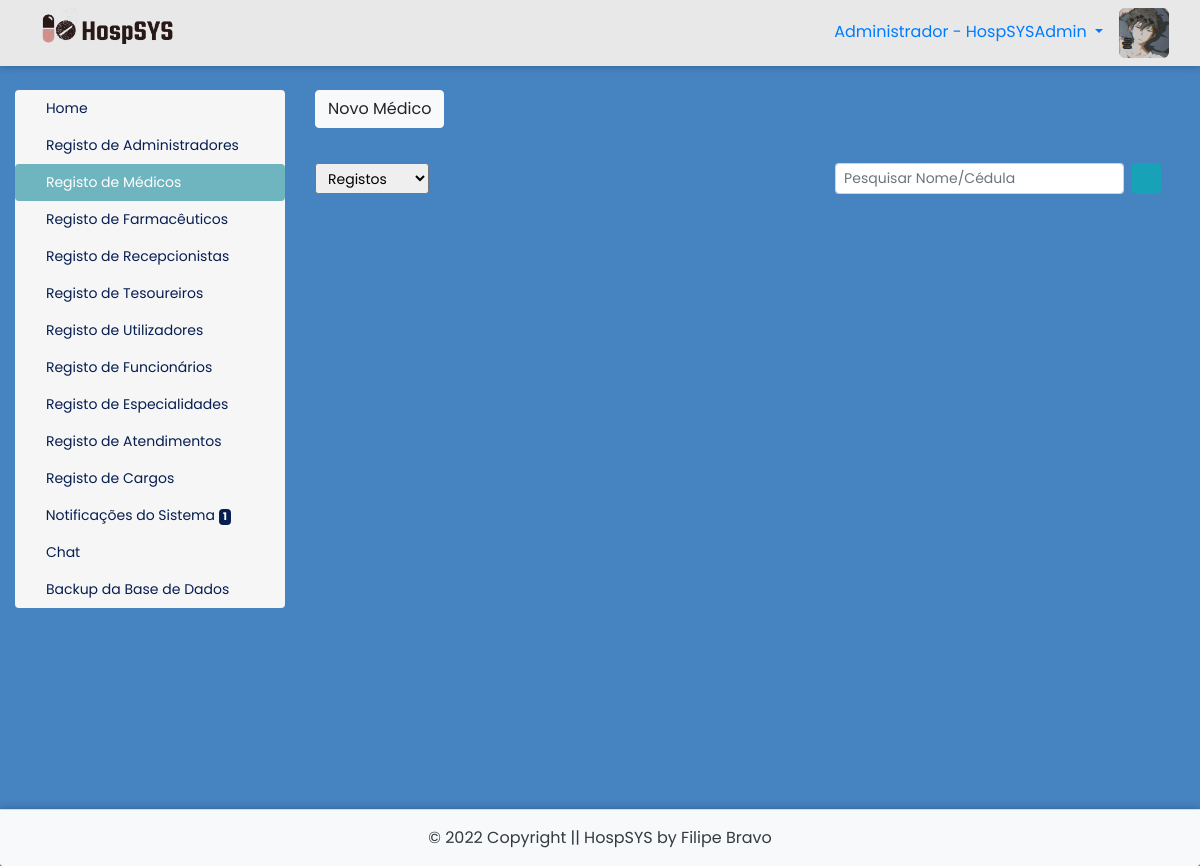
The page /painel-adm/index.php?acao=medicos (signed in) on the database its author committed.
### tables this page shows
CREATE TABLE `utilizadores` (
  `id` int(11) NOT NULL AUTO_INCREMENT,
  `nome` varchar(30) NOT NULL,
  `email` varchar(40) NOT NULL,
  `nif` varchar(20) NOT NULL,
  `cc` varchar(20) NOT NULL,
  `telefone` varchar(20) NOT NULL,
  `data_nascimento` date NOT NULL,
  `data_entrada` date DEFAULT NULL,
  `cedula` varchar(20) DEFAULT NULL,
  `especialidade` int(11) DEFAULT NULL,
  `consultorio` varchar(40) DEFAULT NULL,
  `password` varchar(200) NOT NULL,
  `nivel` varchar(25) NOT NULL,
  `foto` varchar(150) DEFAULT NULL,
  `code` int(50) NOT NULL,
  `status` varchar(30) NOT NULL,
  `estado_conta` varchar(15) NOT NULL,
  PRIMARY KEY (`id`),
  KEY `especialidade` (`especialidade`),
  CONSTRAINT `utilizadores_ibfk_1` FOREIGN KEY (`especialidade`) REFERENCES `especialidades` (`id`) ON DELETE CASCADE
);

### painel-adm/consultas-notificacoes.php (called while the page is built)
<?php
		$res_1 = $pdo->query("SELECT * from remedios where stock <= '$nivel_stock'");
		$dados_1 = $res_1->fetchAll(PDO::FETCH_ASSOC);
		$valor_1 = count($dados_1);
		if($valor_1 > 0){
			$itens_1 = 1;
		}
		else
		{
			$itens_1 = 0;
		}
		$res_2 = $pdo->query("SELECT * from contas_receber where vencimento = curDate() and forma_pagamento is null");
		$dados_2 = $res_2->fetchAll(PDO::FETCH_ASSOC);
		$valor_2 = count($dados_2);
		if($valor_2 > 0){
			$itens_2 = 1;
		}
		else
		{
			$itens_2 = 0;
		}
		$res_3 = $pdo->query("SELECT * from contas_pagar where vencimento = curDate() and pago != 'Sim'");
		$dados_3 = $res_3->fetchAll(PDO::FETCH_ASSOC);
		$valor_3 = count($dados_3);
		if($valor_3 > 0){
			$itens_3 = 1;
		}
		else
		{
			$itens_3 = 0;
		}
		$res_4 = $pdo->query("SELECT * from consultas where data = curDate() and hora < curTime() and status = 'a Aguardar'");
		$dados_4 = $res_4->fetchAll(PDO::FETCH_ASSOC);
		$valor_4 = count($dados_4);
		if($valor_4 > 0){
			$itens_4 = 1;
		}
		else
		{
			$itens_4 = 0;
		}
		$total_notificacoes = $itens_1 + $itens_2 + $itens_3 + $itens_4;
 ?>

### config.php (called while the page is built, shortened)
<?php
$nivel_stock = 5;
 ?>

### painel-adm/medicos.php (the view, shortened to what this page needs)
<?php
$pagina = 'medicos';
?>
<div class="row botao-novo">
  <div class="col-md-12">
    <a href="index.php?acao=<?php echo $pagina; ?>&funcao=novo" type="button" class="btn btn-light">Novo Médico</a>
  </div>
</div>
<div class="row mt-4">
  <div class="col-md-6 col-sm-12">
    <div class="float-left">
      <form method = POST>
       <select onChange="submit();" class="form-control-sm" id="exampleFormControlSelect1" name="itens-pagina">
        <option value="<?php echo @$item_paginado ?>"><?php echo @$item_paginado ?> Registos</option>
      </select>
    </form>
  </div>
</div>
<div class="col-md-6 col-sm-12">
  <div class="float-right mr-4">
   <form id="frm" class="form-inline my-2 my-lg-0" method=POST>
     <input class="form-control form-control-sm mr-sm-2 " type="search" placeholder="Pesquisar Nome/Cédula" aria-label="Search" name="txtpesquisar" id="txtpesquisar">
     <button class="btn btn-info btn-sm my-2 my-sm-0 " name="<?php echo $pagina; ?>" id="btn-pesquisar"><i class="fas fa-search"></i></button>
   </form>
 </div>
</div>
</div>

### painel-adm/index.php (shortened to what this page needs)
<?php
require_once("../conexao.php");
require_once("../config.php");
require_once("consultas-notificacoes.php");
$id_utilizador = $_SESSION['id_utilizador'];
$resultado_foto = $pdo->query("SELECT * from utilizadores where id = $id_utilizador");
$dados_foto = $resultado_foto->fetchAll(PDO::FETCH_ASSOC);
$foto = $dados_foto[0]['foto'];
$resultado_nome = $pdo->query("SELECT * from utilizadores where id = $id_utilizador");
$dados_nome = $resultado_nome->fetchAll(PDO::FETCH_ASSOC);
$nome_utilizador = $dados_nome[0]['nome'];
$notificacoes=$total_notificacoes;
$item1 = 'home';
$item2 = 'admin';
$item3 = 'medicos';
$item4 = 'farmaceuticos';
$item5 = 'recepcionistas';
$item6 = 'tesoureiros';
$item7 = 'utilizadores';
$item8 = 'funcionarios';
$item9 = 'especialidades';
$item10 = 'atendimentos';
$item11 = 'cargos';
$item12 = 'notificacoes';
$item13 = 'editar-perfil';
$item14 = 'chat';
$item15 = 'backup';
if(@$_GET['acao'] == $item1){
	$item1ativo = 'active';
}elseif (@$_GET['acao'] == $item2 or isset($_GET[$item2])) {
	$item2ativo = 'active';
}elseif (@$_GET['acao'] == $item3) {
	$item3ativo = 'active';
}elseif (@$_GET['acao'] == $item4 or isset($_GET[$item4])) {
	$item4ativo = 'active';
}elseif (@$_GET['acao'] == $item5) {
	$item5ativo = 'active';
}elseif (@$_GET['acao'] == $item6) {
	$item6ativo = 'active';
}elseif (@$_GET['acao'] == $item7) {
	$item7ativo = 'active';
}elseif (@$_GET['acao'] == $item8) {
	$item8ativo = 'active';
}elseif (@$_GET['acao'] == $item9) {
	$item9ativo = 'active';
}elseif (@$_GET['acao'] == $item10) {
	$item10ativo = 'active';
}elseif (@$_GET['acao'] == $item11) {
	$item11ativo = 'active';
}elseif (@$_GET['acao'] == $item12) {
	$item12ativo = 'active';
}elseif (@$_GET['acao'] == $item14) {
	$item14ativo = 'active';
}elseif (@$_GET['acao'] == 'chat1') {
	$item14ativo = 'active';
}elseif (@$_GET['acao'] == $item15) {
	$item15ativo = 'active';
}else{
	$item1ativo = 'active';
}
?>
<!DOCTYPE html>
<html lang="pt-pt">
<head>
	<link rel="stylesheet" href="https://stackpath.bootstrapcdn.com/bootstrap/4.4.1/css/bootstrap.min.css">
	<link rel="stylesheet" href="../CSS/painel.css">
	<link rel="stylesheet" href="../CSS/footer.css">
	<link rel="stylesheet" href="../CSS/style1.css">
 	<link rel="stylesheet" href="https://cdnjs.cloudflare.com/ajax/libs/font-awesome/5.15.2/css/all.min.css"/>
	<link rel="stylesheet" href="https://cdnjs.cloudflare.com/ajax/libs/font-awesome/5.11.2/css/all.css">
	<link rel="stylesheet" href="https://unicons.iconscout.com/release/v3.0.6/css/line.css">
</head>
<body>
<div style="box-shadow:0px 0px 8px rgba(0, 0, 0, 0.3);">
	<nav class="navbar navbar-light bg-light">
		<div class="col-md-12">
			<img class="float-left" src="../img/logohorizontal.png">
			<div class="float-right">
				<?php echo'<img style="height: 50px; width: 50px; border-radius: 6px;" src="../img/fotos-perfil/'.$foto.'">';?>
			</div>
			<li class="float-right nav-item dropdown">
				<a class="float-right nav-link dropdown-toggle mt-1" href="#" id="navbarDropdown" role="button" data-toggle="dropdown" aria-haspopup="true" aria-expanded="false">
					Administrador - <?php echo $nome_utilizador; ?>
				</a>
			</li>
			</div>
	</div>
<div class="main-container">
<div class="container-fluid mt-4">
	<div class="row">
		<div class="col-md-3 col-sm-12 mb-4">
			<div class="nav flex-column nav-pills" id="v-pills-tab" role="tablist" aria-orientation="vertical">
				<a class="nav-link <?php echo $item1ativo ?>" id="v-pills-home-tab" href="index.php?acao=<?php echo $item1 ?>" role="tab" aria-controls="v-pills-home" aria-selected="true"><i class="fas fa-home mr-1"></i>Home</a>
				<a class="nav-link <?php echo $item2ativo ?>" id="v-pills-messages-tab" href="index.php?acao=<?php echo $item2 ?>" role="tab" aria-controls="v-pills-profile" aria-selected="false"><i class="fas fa-user-tie mr-1"></i>Registo de Administradores</a>
				<a class="nav-link <?php echo $item3ativo ?>" id="link-medicos" href="index.php?acao=<?php echo $item3 ?>" role="tab" aria-controls="v-pills-profile" aria-selected="false"><i class="fas fa-user-md mr-1"></i>Registo de Médicos</a>
				<a class="nav-link <?php echo $item4ativo ?>" id="v-pills-messages-tab" href="index.php?acao=<?php echo $item4 ?>" role="tab" aria-controls="v-pills-profile" aria-selected="false"><i class="fas fa-user-nurse mr-1"></i>Registo de Farmacêuticos</a>
				<a class="nav-link <?php echo $item5ativo ?>" id="v-pills-messages-tab" href="index.php?acao=<?php echo $item5 ?>" role="tab" aria-controls="v-pills-messages" aria-selected="false"><i class="fas fa-concierge-bell mr-1"></i>Registo de Recepcionistas</a>
				<a class="nav-link <?php echo $item6ativo ?>" id="v-pills-messages-tab" href="index.php?acao=<?php echo $item6 ?>" role="tab" aria-controls="v-pills-messages" aria-selected="false"><i class="fas fa-coins mr-1"></i>Registo de Tesoureiros</a>
				<a class="nav-link <?php echo $item7ativo ?>" id="v-pills-messages-tab" href="index.php?acao=<?php echo $item7 ?>" role="tab" aria-controls="v-pills-messages" aria-selected="false"><i class="fas fa-user mr-1"></i>Registo de Utilizadores</a>
				<a class="nav-link <?php echo $item8ativo ?>" id="v-pills-messages-tab" href="index.php?acao=<?php echo $item8 ?>" role="tab" aria-controls="v-pills-messages" aria-selected="false"><i class="fas fa-user-nurse mr-1"></i>Registo de Funcionários</a>
				<a class="nav-link <?php echo $item9ativo ?>" id="v-pills-messages-tab" href="index.php?acao=<?php echo $item9 ?>" role="tab" aria-controls="v-pills-messages" aria-selected="false"><i class="fas fa-address-card mr-1"></i>Registo de Especialidades</a>
				<a class="nav-link <?php echo $item10ativo ?>" id="v-pills-messages-tab" href="index.php?acao=<?php echo $item10 ?>" role="tab" aria-controls="v-pills-messages" aria-selected="false"><i class="fas fa-clipboard-list mr-1"></i>Registo de Atendimentos</a>
				<a class="nav-link <?php echo $item11ativo ?>" id="v-pills-messages-tab" href="index.php?acao=<?php echo $item11 ?>" role="tab" aria-controls="v-pills-messages" aria-selected="false"><i class="fas fa-list-alt mr-1"></i>Registo de Cargos</a>
				<?php if($notificacoes>0){ ?>
					<a class="nav-link <?php echo $item12ativo ?>" id="v-pills-messages-tab" href="index.php?acao=<?php echo $item12 ?>" role="tab" aria-controls="v-pills-messages" aria-selected="false"><i class="fas fa-bell"></i> Notificações do Sistema <span class="badge badge-light"><?php echo $notificacoes; ?></span></a>
				<?php } ?>
				<a class="nav-link <?php echo $item14ativo ?>" id="v-pills-messages-tab" href="index.php?acao=<?php echo $item14 ?>" role="tab" aria-controls="v-pills-messages" aria-selected="false"><i class="fas fa-comments mr-1"></i>Chat</a>
				<a class="nav-link <?php echo $item15ativo ?>" id="v-pills-messages-tab" href="backup.php?acao=<?php echo $item15 ?>" role="tab" aria-controls="v-pills-messages" aria-selected="false"><i class="fas fa-download mr-1"></i>Backup da Base de Dados</a>
			</div>
		</div>
		<div class="col-md-9 col-sm-12">
			<div class="tab-content" id="v-pills-tabContent">
				<div class="tab-pane fade show active" role="tabpanel">
					<?php if(@$_GET['acao'] == $item1){
						include_once($item1.".php");
					}elseif (@$_GET['acao'] == $item2 or isset($_GET[$item2])) {
						include_once($item2.".php");
					}elseif (@$_GET['acao'] == $item3) {
						include_once($item3.".php");
					}elseif (@$_GET['acao'] == $item4 or isset($_GET[$item4])) {
						include_once($item4.".php");
					}elseif (@$_GET['acao'] == $item5) {
						include_once($item5.".php");
					}elseif (@$_GET['acao'] == $item6) {
						include_once($item6.".php");
					}elseif (@$_GET['acao'] == $item7) {
						include_once($item7.".php");
					}elseif (@$_GET['acao'] == $item8) {
						include_once($item8.".php");
					}elseif (@$_GET['acao'] == $item9) {
						include_once($item9.".php");
					}elseif (@$_GET['acao'] == $item10) {
						include_once($item10.".php");
					}elseif (@$_GET['acao'] == $item11) {
						include_once($item11.".php");
					}elseif (@$_GET['acao'] == $item12) {
						include_once($item12.".php");
					}elseif (@$_GET['acao'] == $item13) {
						include_once($item13.".php");
					}elseif (@$_GET['acao'] == $item14) {
						include_once("users.php");
					}elseif (@$_GET['acao'] == 'chat1') {
						include_once("chat.php");
					}elseif (@$_GET['acao'] == $item15) {
						include_once("$item15.php");
					}
					else{
						include_once($item1.".php");
					}
					?>
				</div>
			</div>
		</div>
	</div>
</div>
<?php if (@$_GET['acao'] != 'chat1') { include('../footers/footer.php'); } ?>
</div>
</body>
</html>

### CSS/painel.css (style rules this page uses)
body { background-color:#4683c1; }
.navbar { background-color:#e8e8e8 !important; }
.navbar img { width:150px; }
.navbar li { list-style:none; }
.nav { background-color:#f6f6f6 !important; border-radius:4px !important; }
.nav a { color:#071e51; font-size:14px; }
.nav .active { background-color:#6fb5bf !important; }
.badge { background-color:#071e51 !important; color:#fff; }
.botao-novo { margin-bottom:35px; }

### CSS/footer.css (style rules this page uses)
* { box-sizing: border-box; }
*:before, *:after { box-sizing: border-box; }
html, body { height: 100%; position: relative; }
.main-container { min-height: 100vh; overflow: hidden; display: block; position: relative; padding-bottom: 100px; }

### CSS/style1.css (style rules this page uses)
* { margin: 0; padding: 0; box-sizing: border-box; text-decoration: none; font-family: 'Poppins', sans-serif; }

### rows shown on the page
utilizadores: foto (picture), nome "HospSYSAdmin"

### other values the page prints
$notificacoes "1"
